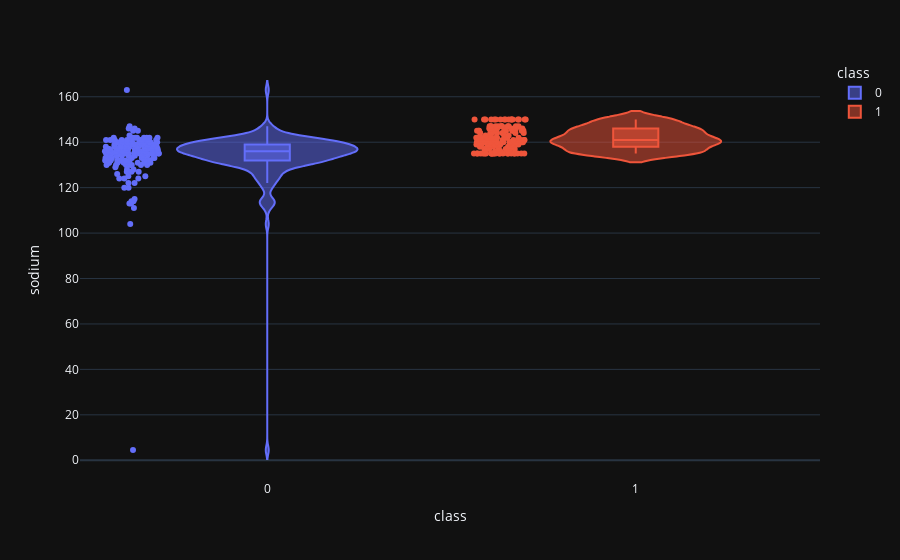

The cell this chart's notebook holds for it:
### Markdown cell above
Blood glucose levels for **class 1 are concentrated between 100 and 200**, while **class 0** shows a **broader distribution with a peak around 100**.

### Code cell
violin('sodium')

### Figure 1 — Plotly figure (JSON) as saved in the notebook; plotly's stock layout.template omitted (floating-point values rounded to 4 significant figures; data arrays with more than 128 entries replaced by an {"elided": "..."} marker saying what was removed)
{"data": [{"alignmentgroup": "True", "box": {"visible": true}, "hovertemplate": "class=%{x}<br>sodium=%{y}<extra></extra>", "legendgroup": "0", "marker": {"color": "#636efa"}, "name": "0", "offsetgroup": "0", "orientation": "v", "points": "all", "scalegroup": "True", "showlegend": true, "type": "violin", "x": {"elided": "250 int values"}, "x0": " ", "xaxis": "x", "y": {"elided": "250 float values"}, "y0": " ", "yaxis": "y"}, {"alignmentgroup": "True", "box": {"visible": true}, "hovertemplate": "class=%{x}<br>sodium=%{y}<extra></extra>", "legendgroup": "1", "marker": {"color": "#EF553B"}, "name": "1", "offsetgroup": "1", "orientation": "v", "points": "all", "scalegroup": "True", "showlegend": true, "type": "violin", "x": {"elided": "150 int values"}, "x0": " ", "xaxis": "x", "y": {"elided": "150 int values"}, "y0": " ", "yaxis": "y"}], "layout": {"autosize": true, "legend": {"title": {"text": "class"}, "tracegroupgap": 0}, "margin": {"t": 60}, "violinmode": "overlay", "xaxis": {"anchor": "y", "autorange": true, "categoryarray": [0, 1], "categoryorder": "array", "domain": [0, 1], "range": [-0.5064, 1.5], "title": {"text": "class"}, "type": "linear"}, "yaxis": {"anchor": "x", "autorange": true, "domain": [0, 1], "range": [-8.688, 176.2], "title": {"text": "sodium"}, "type": "linear"}}}
